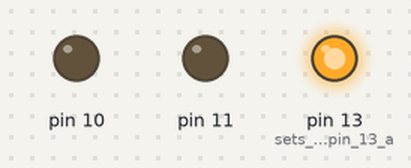
The sketch below on a simulated Arduino Uno, built with avr-gcc and run on an emulated ATmega328P. On the bench: output pins drawn as LEDs (lit = HIGH).

Above: at 0.1 s.
At 0.9 s:
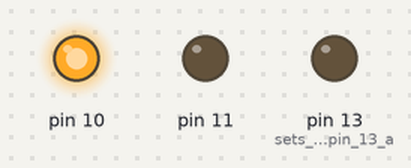
At 1.7 s:
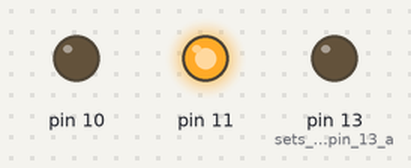
At 2.7 s:
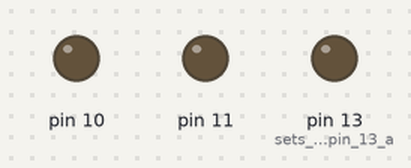
Timing chart, 0 to 3.0 s (numbered marks = the images above):
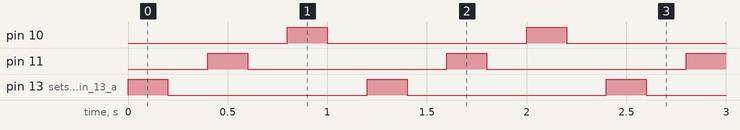

Measured:
- by itself, pin 10, pin 11, pin 13 (sets_the_digital_pin_13_a): alternates HIGH for 0.20 s and LOW for 1.0 s
- by itself, everything shown: repeats every 1.2 s, in 6 steps

The sketch:

Arduino_Blink.ino
```cpp
void setup() {
  pinMode(13, OUTPUT);  // sets the digital pin 13 as output
  pinMode(11, OUTPUT);
  pinMode(10, OUTPUT);
}

void loop() {
  digitalWrite(13, HIGH);
  delay(200); // Delay for pin 13
  digitalWrite(13, LOW);
  delay(200); // Delay for pin 13

  digitalWrite(11, HIGH);
  delay(200); // Delay for pin 11
  digitalWrite(11, LOW);
  delay(200); // Delay for pin 11

  digitalWrite(10, HIGH);
  delay(200); // Delay for pin 10
  digitalWrite(10, LOW);
  delay(200); // Delay for pin 10
}
```
